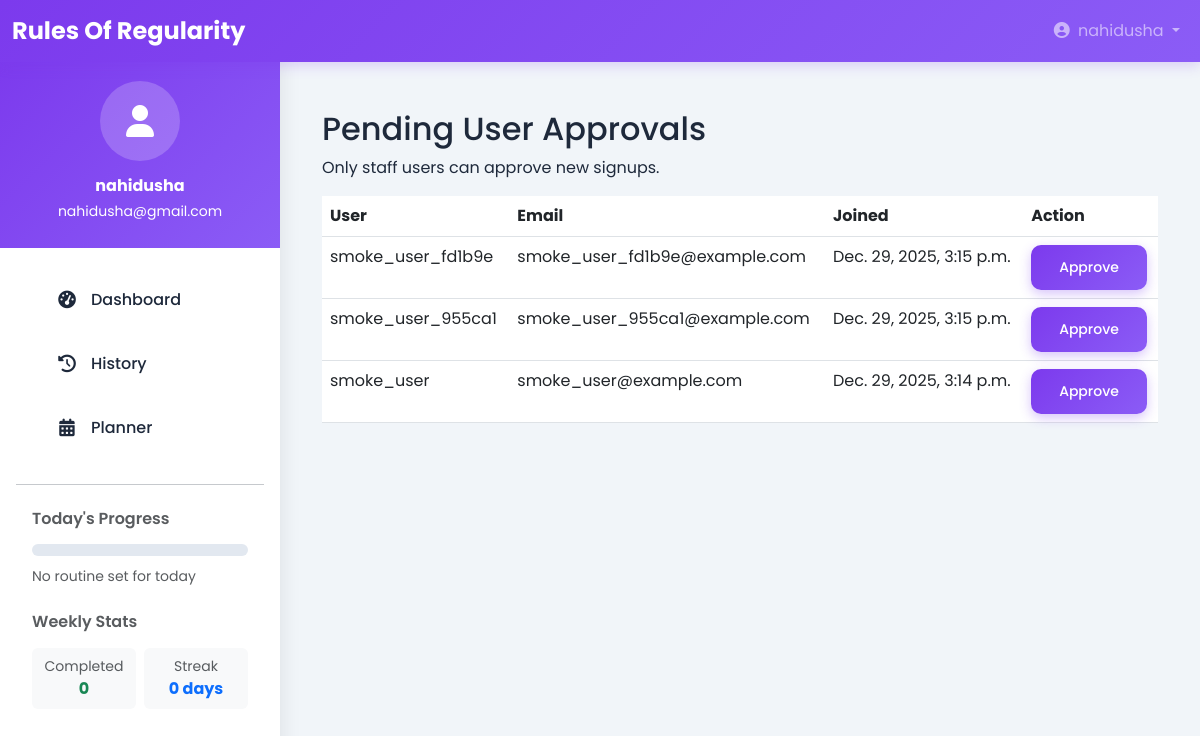
The page /accounts/pending/ (signed in) on the database its author committed.
### accounts/models.py (models this page shows, shortened)
class CustomUser(AbstractUser):
    email = models.EmailField(unique=True)
    phone = models.CharField(max_length=15, blank=True)
    created_at = models.DateTimeField(auto_now_add=True)
    class Meta:
        ordering = ['-created_at']

### accounts/views.py (the view)
# urls.py: path('pending/', views.pending_users_view, name='pending_users'),
@login_required
def pending_users_view(request):
    if not request.user.is_staff:
        return redirect('dashboard')
    from .models import CustomUser
    pending = CustomUser.objects.filter(is_active=False).order_by('-created_at')
    return render(request, 'accounts/admin_pending.html', {'pending': pending})

### templates/accounts/admin_pending.html (shortened to what this page needs)
{% extends 'base.html' %}
{% block content %}
<div class="container" style="max-width:900px;margin:24px auto;">
  <h2>Pending User Approvals</h2>
  <p>Only staff users can approve new signups.</p>
  <div style="margin-top:12px;">
    {% if pending %}
      <table class="table">
        <thead><tr><th>User</th><th>Email</th><th>Joined</th><th>Action</th></tr></thead>
        <tbody>
          {% for u in pending %}
            <tr id="user-row-{{ u.pk }}">
              <td>{{ u.username }}</td>
              <td>{{ u.email }}</td>
              <td>{{ u.created_at }}</td>
              <td><button class="btn btn-sm btn-primary" onclick="approveUser({{ u.pk }})">Approve</button></td>
            </tr>
          {% endfor %}
        </tbody>
      </table>
    {% else %}
      <div class="text-muted">No pending users.</div>
    {% endif %}
  </div>
</div>
{% endblock %}

### templates/base.html (shortened to what this page needs)
<!DOCTYPE html>
<html lang="en">
<head>
    <link href="https://cdn.jsdelivr.net/npm/bootstrap@5.3.0/dist/css/bootstrap.min.css" rel="stylesheet">
    <link rel="stylesheet" href="https://cdnjs.cloudflare.com/ajax/libs/font-awesome/6.4.0/css/all.min.css">
</head>
<body>
    <nav class="navbar navbar-expand-lg navbar-dark fixed-top">
        <div class="container-fluid">
            <a class="navbar-brand" href="{% url 'dashboard' %}">
    Rules Of Regularity
</a>
            <div class="collapse navbar-collapse" id="navbarNav">
                <ul class="navbar-nav ms-auto">
                    {% if user.is_authenticated %}
                        <li class="nav-item dropdown">
                            <a class="nav-link dropdown-toggle" href="#" role="button" data-bs-toggle="dropdown">
                                <i class="fas fa-user-circle me-1"></i> {{ user.username }}
                            </a>
                        </li>
                    {% endif %}
                </ul>
            </div>
        </div>
    </nav>
    {% if user.is_authenticated %}
    <div class="sidebar">
        <div class="user-profile">
            <div class="user-avatar">
                <i class="fas fa-user"></i>
            </div>
            <h6 class="mb-1 fw-bold">{{ user.get_full_name|default:user.username }}</h6>
            <small>{{ user.email }}</small>
        </div>
        <div class="px-3">
            <ul class="nav flex-column">
                <li class="nav-item">
                    <a class="nav-link fade-in {% if request.resolver_match.url_name == 'dashboard' %}active{% endif %}"
                       href="{% url 'dashboard' %}">
                        <i class="fas fa-tachometer-alt"></i> Dashboard
                    </a>
                </li>
                <li class="nav-item">
                    <a class="nav-link fade-in {% if request.resolver_match.url_name == 'history' %}active{% endif %}"
                       href="{% url 'history' %}">
                        <i class="fas fa-clock-rotate-left"></i> History
                    </a>
                </li>
                <li class="nav-item">
                    <a class="nav-link fade-in {% if request.resolver_match.url_name == 'planner' %}active{% endif %}"
                       href="{% url 'planner' %}">
                        <i class="fas fa-calendar-alt"></i> Planner
                    </a>
                </li>
            </ul>
            <hr class="my-4">
            <div class="px-3 mb-4">
                <h6 class="text-muted mb-3 fw-semibold">Today's Progress</h6>
                {% if routine %}
                <div class="progress mb-2">
                    <div class="progress-bar" data-width="{{ routine.completion_percentage|default:0 }}"></div>
                </div>
                <div class="d-flex justify-content-between align-items-center">
                    <small class="text-muted">{{ routine.completed_tasks|default:0 }}/{{ routine.total_tasks|default:0 }} tasks</small>
                    <span class="badge bg-primary">{{ routine.completion_percentage|default:0 }}%</span>
                </div>
                {% else %}
                <div class="progress mb-2">
                </div>
                <small class="text-muted">No routine set for today</small>
                {% endif %}
            </div>
            <div class="px-3">
                <h6 class="text-muted mb-3 fw-semibold">Weekly Stats</h6>
                <div class="row g-2">
                    <div class="col-6">
                        <div class="bg-light rounded p-2 text-center">
                            <small class="text-muted d-block">Completed</small>
                            <span class="fw-bold text-success">{% if stats %}{{ stats.weekly_completed }}{% else %}0{% endif %}</span>
                        </div>
                    </div>
                    <div class="col-6">
                        <div class="bg-light rounded p-2 text-center">
                            <small class="text-muted d-block">Streak</small>
                            <span class="fw-bold text-primary">{% if stats %}{{ stats.current_streak }}{% else %}0{% endif %} days</span>
                        </div>
                    </div>
                </div>
            </div>
        </div>
    </div>
    {% endif %}
    <div class="main-content" id="mainContent">
        {% block content %}{% endblock %}
    </div>
</body>
</html>

### templates/base.html (style rules this page uses)
:root { --primary: #7C3AED; --primary-light: #A78BFA; --primary-dark: #5B21B6; --secondary: #06B6D4; --success: #10B981; --warning: #F59E0B; --danger: #EF4444; --light: #F8FAFC; --dark: #1E293B; --gray: #64748B; --border: #E2E8F0; --sidebar-bg: #FFFFFF; --card-bg: #FFFFFF; --accent: #8B5CF6; }
body { font-family: 'Poppins', 'Inter', sans-serif; background-color: #F1F5F9; color: var(--dark); padding-top: 56px; }
.navbar { background: linear-gradient(135deg, var(--primary) 0%, var(--accent) 100%); box-shadow: 0 4px 12px rgba(124, 58, 237, 0.2); }
.navbar-brand { font-weight: 700; font-size: 1.5rem; }
.sidebar { position: fixed; top: 56px; left: 0; bottom: 0; width: 280px; background: var(--sidebar-bg); box-shadow: 2px 0 20px rgba(0,0,0,0.08); z-index: 1000; overflow-y: auto; transition: transform 0.3s ease; }
.sidebar .nav-link { color: var(--dark); padding: 14px 24px; border-radius: 10px; margin: 6px 15px; transition: all 0.3s ease; display: flex; align-items: center; font-weight: 500; }
.sidebar .nav-link i { width: 24px; text-align: center; margin-right: 12px; font-size: 1.1rem; }
.main-content { margin-left: 280px; padding: 30px; min-height: calc(100vh - 56px); transition: margin-left 0.3s ease; }
.progress { height: 12px; border-radius: 6px; background-color: #E2E8F0; overflow: hidden; }
.btn-primary { background: linear-gradient(135deg, var(--primary) 0%, var(--accent) 100%); border: none; padding: 12px 28px; border-radius: 10px; font-weight: 500; box-shadow: 0 4px 12px rgba(124, 58, 237, 0.3); transition: all 0.3s ease; }
.user-profile { background: linear-gradient(135deg, var(--primary) 0%, var(--accent) 100%); padding: 25px 20px; text-align: center; color: white; margin-bottom: 20px; }
.user-avatar { width: 80px; height: 80px; background: rgba(255,255,255,0.2); border-radius: 50%; display: flex; align-items: center; justify-content: center; margin: 0 auto 15px; font-size: 2rem; }
.fade-in { animation: fadeIn 0.5s ease-in; }

### rows shown on the page
CustomUser: username "nahidusha", get_full_name "nahidusha", email "nahidusha@gmail.com"
CustomUser: username "smoke_user_fd1b9e", email "smoke_user_fd1b9e@example.com", created_at "Dec. 29, 2025, 3:15 p.m."
CustomUser: username "smoke_user_955ca1", email "smoke_user_955ca1@example.com", created_at "Dec. 29, 2025, 3:15 p.m."
CustomUser: username "smoke_user", email "smoke_user@example.com", created_at "Dec. 29, 2025, 3:14 p.m."
